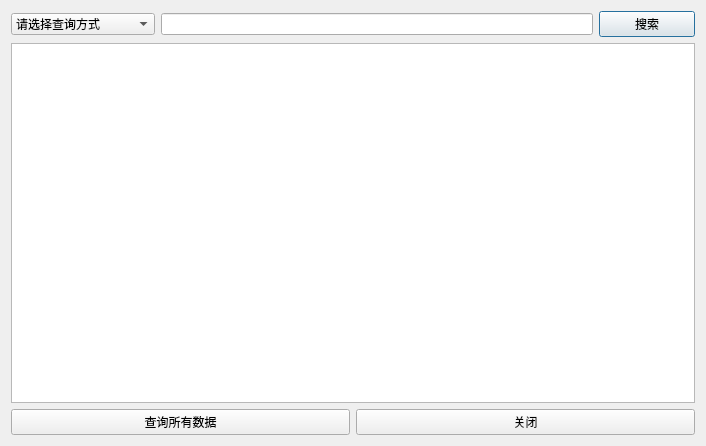
<?xml version="1.0" encoding="UTF-8"?>
<ui version="4.0">
 <class>conn_mysql_dialog</class>
 <widget class="QDialog" name="conn_mysql_dialog">
  <property name="geometry">
   <rect>
    <x>0</x>
    <y>0</y>
    <width>706</width>
    <height>446</height>
   </rect>
  </property>
  <property name="windowTitle">
   <string>Dialog</string>
  </property>
  <layout class="QGridLayout" name="gridLayout">
   <item row="0" column="0" colspan="2">
    <layout class="QHBoxLayout" name="horizontalLayout" stretch="3,9,2">
     <item>
      <widget class="QComboBox" name="comboBox">
       <item>
        <property name="text">
         <string>请选择查询方式</string>
        </property>
       </item>
       <item>
        <property name="text">
         <string>按id查询</string>
        </property>
       </item>
       <item>
        <property name="text">
         <string>按时间查询</string>
        </property>
       </item>
       <item>
        <property name="text">
         <string>按范围查询</string>
        </property>
       </item>
      </widget>
     </item>
     <item>
      <widget class="QLineEdit" name="lineEdit_find"/>
     </item>
     <item>
      <widget class="QPushButton" name="pushButton_find">
       <property name="text">
        <string>搜索</string>
       </property>
      </widget>
     </item>
    </layout>
   </item>
   <item row="1" column="0" colspan="2">
    <widget class="QTableView" name="tableView"/>
   </item>
   <item row="2" column="0">
    <widget class="QPushButton" name="pushButton">
     <property name="text">
      <string>查询所有数据</string>
     </property>
    </widget>
   </item>
   <item row="2" column="1">
    <widget class="QPushButton" name="pushButton_2">
     <property name="text">
      <string>关闭</string>
     </property>
    </widget>
   </item>
  </layout>
 </widget>
 <resources/>
 <connections/>
</ui>
